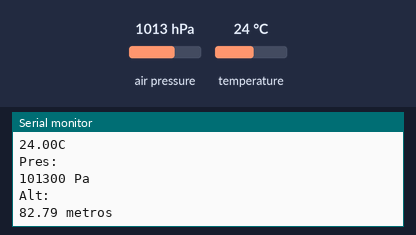
A sketch run on a simulated ESP32. Shown: the last lines printed to the serial monitor. Inputs (shaded band) come from the test bench; at power-on: air pressure 1013 hPa, temperature 24 °C.

Above: at 1.2 s.
1.3 s: air pressure set to 952 hPa
At 2.6 s:
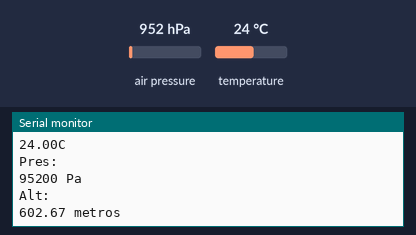
2.8 s: temperature set to 12 °C
4.3 s: air pressure set to 975 hPa
At 6.7 s:
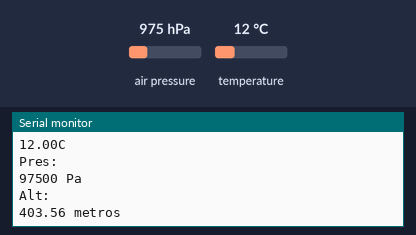
Timing chart, 0 to 8.2 s (numbered marks = the images above; inputs shaded):
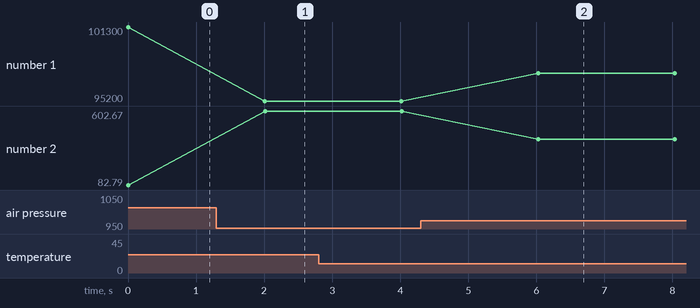

Measured:
- after the input at 1.3 s, the serial monitor: prints a new line after 0.71 s (image 1)
- after the input at 4.3 s, the serial monitor: prints a new line after 1.7 s (image 2)
- plotted number 1: 101300 → 95200 after the input at 1.3 s, 95200 → 97500 after the input at 4.3 s
- plotted number 2: 82.79 → 602.67 after the input at 1.3 s, 602.67 → 403.56 after the input at 4.3 s

The sketch:

ESP32_usando_BMP180.ino
```cpp
#include <Adafruit_BMP085.h>
#include <Wire.h> //Biblioteca para usar I2C

Adafruit_BMP085 bmp; // Cria um aintancia do projeto bmp para interagir com o sensor

void setup() {
Serial.begin(115200);

  if(!bmp.begin()){ //Inicializa a comunicação com o sensor BMP085
  Serial.println("Sensor BMP085 não encontrado!");
  while(1){} //Entra em um lup infinito, efetivamente parando o programa se o sensor não for encontrado

  }
}

void loop() {
Serial.println("");
Serial.println("Temp: ");
Serial.print(bmp.readTemperature()); //Lê a temperatura atual do sensor BMP085 e imprime na porta serial
Serial.println("C");

Serial.println("Pres: ");
Serial.print(bmp.readPressure());
Serial.println(" Pa");

Serial.println("Alt: ");
Serial.print(bmp.readAltitude(102300)); //Calcula a altitute baseada na pressão atmosférica
//medida em comparaçaõ com a pressão do mar especificada como parâmetro
//(102300 Pa neste exemplo)
Serial.println(" metros");

delay(2000);
}
```
